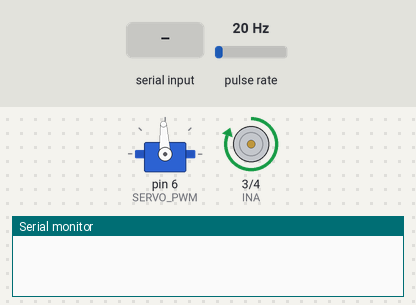
A sketch run on a simulated Arduino Uno, built with avr-gcc and run on an emulated ATmega328P. Shown: servo, motor-driver pin pairs drawn as motors (green arrow = first pin HIGH = forward, orange = second pin HIGH = backward, longer = more drive), the last lines printed to the serial monitor. Wiring (inferred from the names in the program): pulse sensor: data pin 2. The inputs (shaded band) are chosen by the test bench; at power-on: pulse rate 20 Hz.

Above: at 1.2 s.
1.3 s: "90,45\n" received over Serial
At 2.2 s:
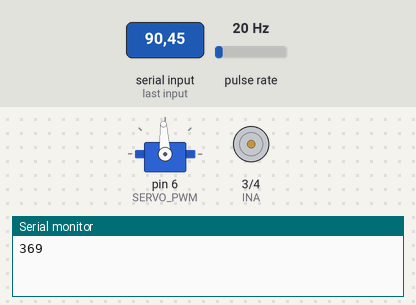
2.8 s: "30,150\n" received over Serial
At 3.3 s:
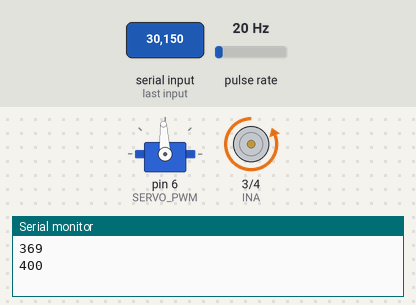
4.3 s: "90\n" received over Serial
At 5.5 s:
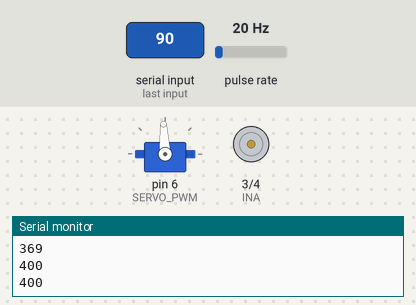
5.8 s: "90-45\n" received over Serial
At 6.8 s:
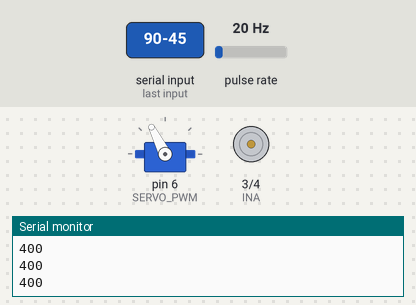
7.3 s: "5\n" received over Serial
At 8.0 s:
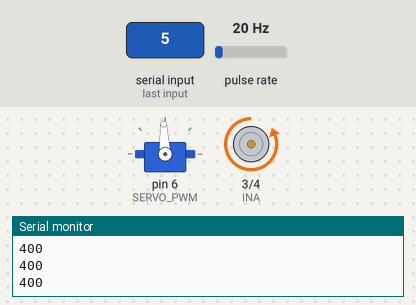
Timing chart, 0 to 9.8 s (numbered marks = the images above; inputs shaded):
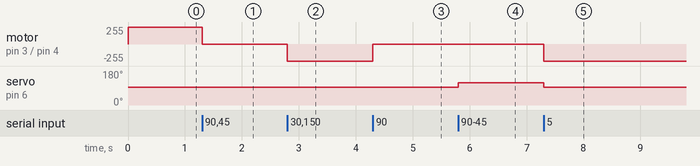

Measured:
- after the input at 1.3 s, motor on pin 3 (INA) / pin 4 (INB): forward 255/255 → stopped at once
- after the input at 2.8 s, motor on pin 3 (INA) / pin 4 (INB): stopped → backward 255/255 at once
- after the input at 4.3 s, motor on pin 3 (INA) / pin 4 (INB): backward 255/255 → stopped at once
- after the input at 5.8 s, servo on pin 6 (SERVO_PWM): 93° → 117° at once
- after the input at 7.3 s, motor on pin 3 (INA) / pin 4 (INB): stopped → backward 255/255 at once; servo on pin 6 (SERVO_PWM): 117° → 93° at once

The sketch:

mcu_controller-checkpoint.ino
```cpp
#include "ServoTimer2.h"
#define INA 3
#define INB 4
#define DC_PWM 5
#define SERVO_PWM 6
#define SPEED_PIN 2

#define WHEELCIRC  (PI * 0.055)
// Diameter = 57.5 mm or ~ 5.5cm
// Centimeters / sec RANGE: 0 to 30cm sec ~ 1 feet

ServoTimer2 servo;

void setup()
{

    // Setup Serial Monitor
     Serial.begin(1000000); //115200

     pinMode(DC_PWM, OUTPUT);
     servo.attach(SERVO_PWM);

     pinMode(INA, OUTPUT);
     pinMode(INB, OUTPUT);

     //pinMode(SPEED_PIN, INPUT);
     attachInterrupt(digitalPinToInterrupt(SPEED_PIN), rpm_int, FALLING);

     digitalWrite(INA, HIGH);
     digitalWrite(INB, LOW);

     //Base Frequency PIN DC 5 = 62500
     //Base Frequency PIN SERVO 6 = 62500
     // 312.5 ~ 312 for 200hz

      //setPwmFrequency(5, 312); D5, D6
      //TCCR0B = TCCR0B & B11111000 | B00000100; // for PWM frequency of 244.14 Hz
}

int dc_out = 0;
int servo_out = 1500;

const byte numChars = 12;
char receivedChars[numChars];   // an array to store the received data
boolean newData = false;

volatile int revolutions = 0;
unsigned long lastInterrupt = millis();

unsigned int rpm = 0;
unsigned long timeold = 0;
unsigned long k = 0;
double car_speed = 0;

double P = 0.0002;
double pid_out = 0;
double dc_temp = 0;

void rpm_int() {
  if(lastInterrupt-millis()>10){
    revolutions++;
    lastInterrupt = millis();
  }
}


void loop()
{
      recvWithEndMarker();
      if(newData == true){
            int servo_raw = 90;
            int dc_raw = 90;

            int n = sscanf((char*)receivedChars, "%5d-%5d", &dc_raw, &servo_raw);
            servo_out = map(servo_raw, 0, 180, 2000, 1000);

            if(dc_raw >=0){
                  int dc_temp = map(dc_raw, 0, 180, 0, 255);
                  //0-125 reverse; 135-256 forward; else coast
                  if(dc_temp >= 138){
                        digitalWrite(INA, HIGH);
                        digitalWrite(INB, LOW);
                        dc_out = dc_temp - 128;
                  }
                  else if (dc_temp < 100){
                        digitalWrite(INA, LOW);
                        digitalWrite(INB, HIGH);
                        dc_out = 128-dc_temp;
                  }
                  else{
                        digitalWrite(INA, LOW);
                        digitalWrite(INB, LOW);
                  }
            }
            else{ //AUTO THROTTLE CONTROL
               //int dc_temp = map(abs(dc_raw), 0, 180, 0, 255);
               int desired_speed = abs(dc_raw); // input in cm/s
               double p_err = (desired_speed - car_speed); //-300 to 100
               pid_out = (p_err * P);
               int max_speed = 80; //0 to 128
               dc_temp = max(min((pid_out+dc_temp),max_speed),50);

               /*
               Serial.print(p_err);
               Serial.print("\t");
               Serial.print(pid_out);
               Serial.print("\t");
               Serial.print(dc_temp);
               Serial.print("\t");
               Serial.println(rpm);
			   */

              dc_out = dc_temp;
              if (pid_out <= -0.01){
                  //if(pid_out <= -1){
                    digitalWrite(INA, LOW);
                    digitalWrite(INB, LOW);
                    //delay(10);
                  //}
                  digitalWrite(INA, HIGH);
                  digitalWrite(INB, LOW);
              }
              else{
                  digitalWrite(INA, HIGH);
                  digitalWrite(INB, LOW);
              }

        }// else

    k = (millis()-timeold);
    if(revolutions >= 9){ //increase for accuracy (4 rotations) revolutions >= 28 ||
      detachInterrupt(0); //Interrupts are disabled
      rpm = ((double)(revolutions/3)/k)*60*1000; //RPM
      car_speed = rpm;
      timeold = millis();
      revolutions = 0;
      attachInterrupt(digitalPinToInterrupt(SPEED_PIN), rpm_int, FALLING);
    }
    Serial.println(rpm);
    newData = false;
  }//new Data

    servo.write(servo_out);
    analogWrite(DC_PWM, dc_out);
}//loop

void recvWithEndMarker() {
    static byte ndx = 0;
    char endMarker = '\n';
    char rc;

    while (Serial.available() > 0 && newData == false) {
        rc = Serial.read();

        if (rc != endMarker) {
            receivedChars[ndx] = rc;
            ndx++;
            if (ndx >= numChars) {
                ndx = numChars - 1;
            }
        }
        else {
            receivedChars[ndx] = '\0'; // terminate the string
            ndx = 0;
            newData = true;
        }
    }
}
```
